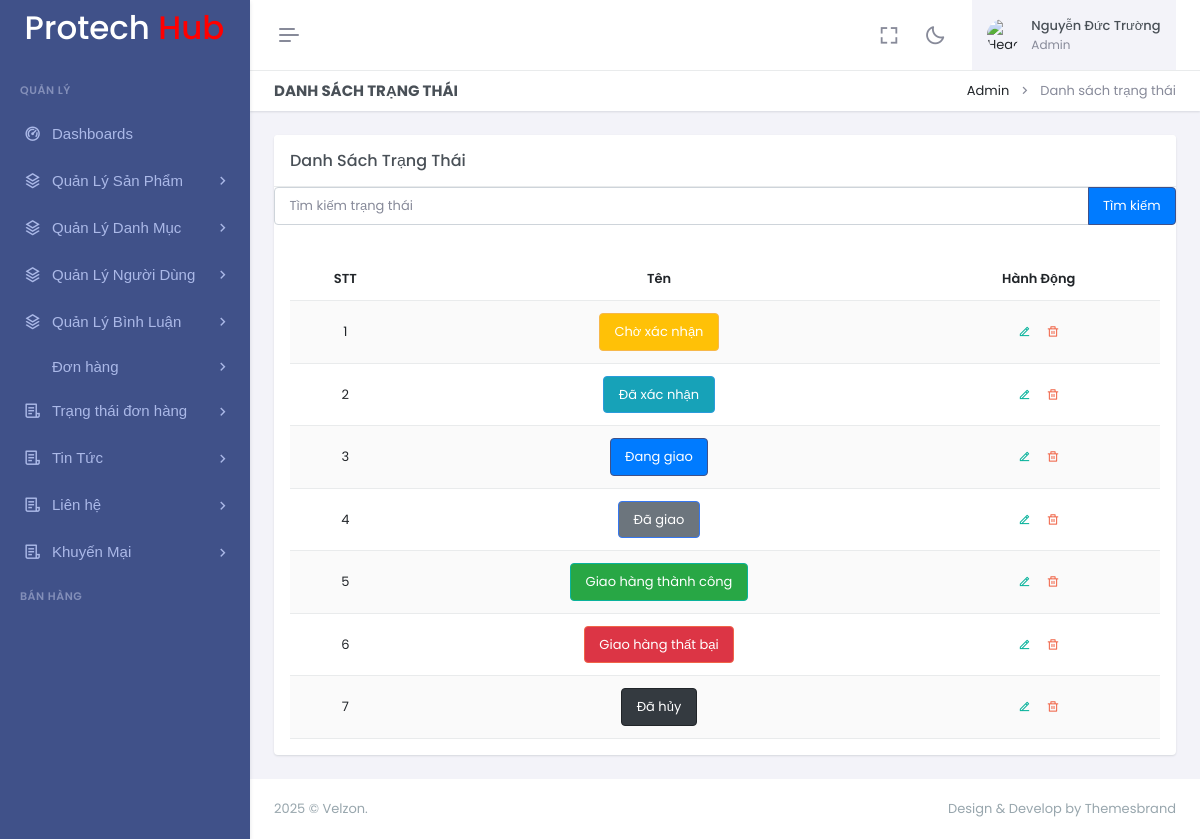
Screenshot of /admin/index.php?act=trangthais (signed in) with the database file from the repository.
### tables this page shows
CREATE TABLE `trang_thai_don_hangs` (
  `id` int NOT NULL,
  `ten_trang_thai` varchar(50) NOT NULL
);

### admin/controllers/TrangThaiController.php (called while the page is built, shortened)
<?php
class TrangThaiController
{
    private $trangthaiModel;
    public function __construct()
    {
        $this->trangthaiModel = new TrangThai();
    }
    public function index()
    {
        $keyword = $_GET['keyword'] ?? null;
        if ($keyword) {
            $trangthais = $this->trangthaiModel->search($keyword);
        } else {
            $trangthais = $this->trangthaiModel->getAll();
        }
        require_once 'views/trangthais/index.php';
    }
}

### commons/function.php (called while the page is built)
<?php
function connectDB() {
    $host = DB_HOST;
    $port = DB_PORT;
    $dbname = DB_NAME;
    try {
        $conn = new PDO("mysql:host=$host;port=$port;dbname=$dbname", DB_USERNAME, DB_PASSWORD);
        $conn->setAttribute(PDO::ATTR_ERRMODE, PDO::ERRMODE_EXCEPTION);
        $conn->setAttribute(PDO::ATTR_DEFAULT_FETCH_MODE, PDO::FETCH_ASSOC);
        return $conn;
    } catch (PDOException $e) {
        echo ("Connection failed: " . $e->getMessage());
    }
}

### admin/models/TrangThai.php (called while the page is built, shortened)
<?php
class TrangThai
{
    private $conn;
    public function __construct()
    {
        $this->conn = connectDB();
    }
    public function getAll()
    {
        $sql = "SELECT * FROM trang_thai_don_hangs";
        $stmt = $this->conn->prepare($sql);
        $stmt->execute();
        return $stmt->fetchAll();
    }
}

### admin/views/trangthais/index.php (the view, shortened to what this page needs)
<!DOCTYPE html>
<html lang="en" data-layout="vertical" data-topbar="light" data-sidebar="dark" data-sidebar-size="lg"
    data-sidebar-image="none" data-preloader="disable" data-theme="default" data-theme-colors="default">
<head>
    <?php require_once "views/layouts/libs_css.php"; ?>
</head>
<body>
    <div id="layout-wrapper">
        <?php
        require_once "views/layouts/header.php";
        require_once "views/layouts/siderbar.php";
        ?>
        <div class="main-content">
            <div class="page-content">
                <div class="container-fluid">
                    <div class="row">
                        <div class="col-12">
                            <div class="page-title-box d-sm-flex align-items-center justify-content-between bg-galaxy-transparent">
                                <h4 class="mb-sm-0">Danh sách Trạng Thái</h4>
                                <div class="page-title-right">
                                    <ol class="breadcrumb m-0">
                                        <li class="breadcrumb-item"><a href="javascript: void(0);">Admin</a></li>
                                        <li class="breadcrumb-item active">Danh sách trạng thái</li>
                                    </ol>
                                </div>
                            </div>
                        </div>
                    </div>
                    <div class="row">
                        <div class="col">
                            <div class="h-100">
                                <div class="card">
                                    <div class="card-header align-items-center d-flex">
                                        <h4 class="card-title mb-0 flex-grow-1">Danh Sách Trạng Thái</h4>
                                    </div>
                                    <form method="GET" action="">
                                        <div class="input-group mb-3">
                                            <input type="text" name="keyword" class="form-control"
                                                placeholder="Tìm kiếm trạng thái"
                                                value="<?= htmlspecialchars($_GET['keyword'] ?? '') ?>">
                                            <button class="btn btn-primary" type="submit">Tìm kiếm</button>
                                        </div>
                                    </form>
                                    <div class="card-body">
                                        <div class="live-preview">
                                            <div class="table-responsive">
                                                <table class="table table-striped table-nowrap align-middle mb-0 text-center">
                                                    <thead>
                                                        <tr>
                                                            <th scope="col">STT</th>
                                                            <th scope="col">Tên</th>
                                                            <th scope="col">Hành Động</th>
                                                        </tr>
                                                    </thead>
                                                    <tbody>
                                                        <?php
                                                        $stt = 1;
                                                        foreach ($trangthais as $trangthai): ?>
                                                            <tr>
                                                                <td><?php echo $stt++; ?></td>
                                                                <td>
                                                                    <?php
                                                                    $trang_thai_colors = [
                                                                        'Chờ xác nhận' => 'btn-warning',
                                                                        'Đã xác nhận' => 'btn-info',
                                                                        'Đang giao' => 'btn-primary',
                                                                        'Đã giao' => 'btn-secondary',
                                                                        'Giao hàng thành công' => 'btn-success',
                                                                        'Giao hàng thất bại' => 'btn-danger',
                                                                        'Đã hủy' => 'btn-dark'
                                                                    ];
                                                                    $ten_trang_thai = $trangthai['ten_trang_thai'];
                                                                    $color_class = isset($trang_thai_colors[$ten_trang_thai]) ? $trang_thai_colors[$ten_trang_thai] : 'btn-secondary';
                                                                    ?>
                                                                    <button class="btn <?php echo $color_class; ?>">
                                                                        <?php echo $ten_trang_thai; ?>
                                                                    </button>
                                                                </td>
                                                                <td>
                                                                    <div class="d-flex justify-content-center hstack gap-3 flex-wrap">
                                                                        <a href="?act=trangthais/edit&id=<?php echo $trangthai['id']; ?>"
                                                                            class="link-success">
                                                                            <i class="ri-edit-2-line"></i>
                                                                        </a>
                                                                        <a href="?act=trangthais/delete&id=<?php echo $trangthai['id']; ?>"
                                                                            class="link-danger"
                                                                            onclick="return confirm('Bạn có chắc chắn xóa không?');">
                                                                            <i class="ri-delete-bin-line"></i>
                                                                        </a>
                                                                    </div>
                                                                </td>
                                                            </tr>
                                                        <?php endforeach; ?>
                                                    </tbody>
                                                </table>
                                            </div>
                                        </div>
                                    </div>
                                </div>
                            </div>
                        </div>
                    </div>
                </div>
            </div>
            <footer class="footer">
                <div class="container-fluid">
                    <div class="row">
                        <div class="col-sm-6">
                             © Velzon.
                        </div>
                        <div class="col-sm-6">
                            <div class="text-sm-end d-none d-sm-block">
                                Design & Develop by Themesbrand
                            </div>
                        </div>
                    </div>
                </div>
            </footer>
        </div>
    </div>
</body>
</html>

### admin/views/trangthais/index.php (style rules this page uses)
.btn-warning { background-color: #ffc107; color: white; }
.btn-info { background-color: #17a2b8; color: white; }
.btn-primary { background-color: #007bff; color: white; }
.btn-secondary { background-color: #6c757d; color: white; }
.btn-success { background-color: #28a745; color: white; }
.btn-danger { background-color: #dc3545; color: white; }
.btn-dark { background-color: #343a40; color: white; }

### rows the page displays
trang_thai_don_hangs: ten_trang_thai "Chờ xác nhận"
trang_thai_don_hangs: ten_trang_thai "Đã xác nhận"
trang_thai_don_hangs: ten_trang_thai "Đang giao"
trang_thai_don_hangs: ten_trang_thai "Đã giao"
trang_thai_don_hangs: ten_trang_thai "Giao hàng thành công"
trang_thai_don_hangs: ten_trang_thai "Giao hàng thất bại"
trang_thai_don_hangs: ten_trang_thai "Đã hủy"

### other values shown
$_SESSION['user'] "Nguyễn Đức Trường"
